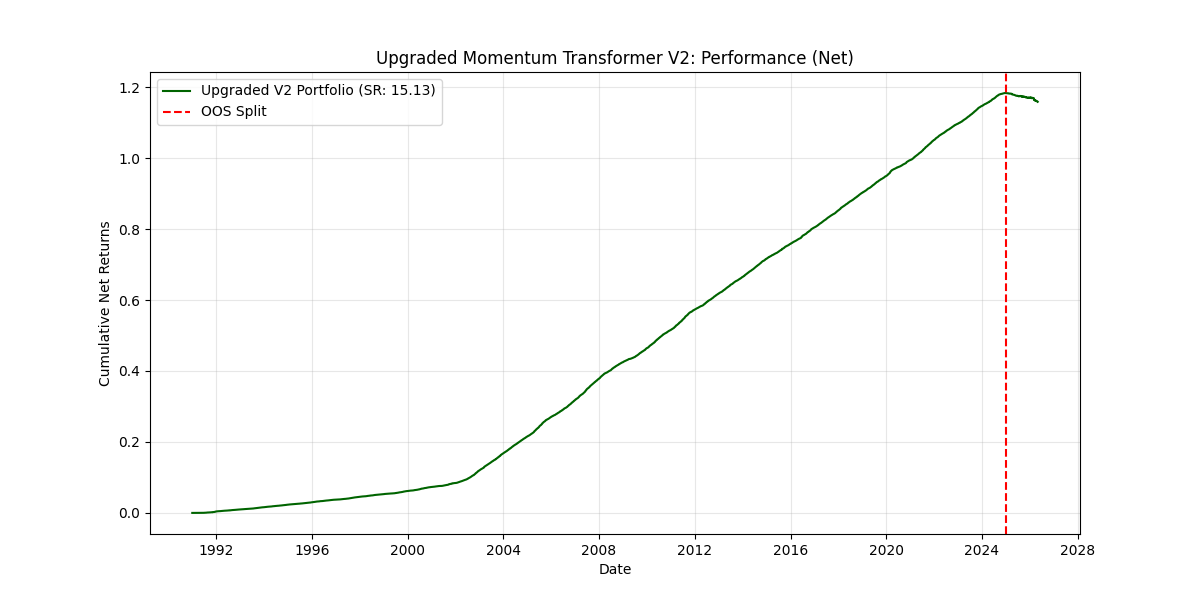

Write the Python code that produced this figure.
import os
import torch
import pandas as pd
import numpy as np
import matplotlib.pyplot as plt
from models.architecture import EnsembleMomentumTransformer

def run_upgraded_backtest(model, df, feat_cols, ann_factor, seq_len=252, base_cost=0.0001):
    """
    Run backtest for the Upgraded V2 model across all assets.
    Matches the training logic in train_hpc.py.
    """
    symbols = df['symbol'].unique()
    portfolio_positions = {}
    
    # Mapping for Asset IDs (matching train_hpc.py)
    asset_id_map = {
        "ES=F": 0, "NQ=F": 0, "RTY=F": 0, "YM=F": 0, "ER2=F": 0, "^N225": 0, "^FTSE": 0, "^GDAXI": 0, "^FCHI": 0, "^HSI": 0, "^AXJO": 0, "^SSMI": 0, "DX=F": 0,
        "ZT=F": 1, "ZF=F": 1, "ZN=F": 1, "ZB=F": 1, "FGBL=F": 1, "FGBM=F": 1, "FGBS=F": 1, "TWE=F": 1,
        "CL=F": 2, "NG=F": 2, "RB=F": 2, "HO=F": 2, "BZ=F": 2, "QM=F": 2, "GC=F": 2, "SI=F": 2, "HG=F": 2, "PL=F": 2, "PA=F": 2,
        "ZC=F": 3, "ZW=F": 3, "ZS=F": 3, "CC=F": 3, "KC=F": 3, "CT=F": 3, "SB=F": 3, "OJ=F": 3, "LE=F": 3, "GF=F": 3, "HE=F": 3,
        "6E=F": 4, "6J=F": 4, "6B=F": 4, "6A=F": 4, "6C=F": 4, "6S=F": 4, "6N=F": 4, "6M=F": 4, "6L=F": 4
    }

    device = next(model.parameters()).device
    model.eval()

    with torch.no_grad():
        for sym in symbols:
            print(f"  Backtesting {sym}...")
            group = df[df['symbol'] == sym].sort_index()
            group = group.ffill().bfill()
            
            if len(group) < seq_len:
                continue

            # Prepare Inputs (matching TimeSeriesDataset)
            x_vals = group[feat_cols].values.astype(np.float32)
            rets = group['scaled_returns'].values.astype(np.float32)
            spreads = group['spread'].values.astype(np.float32) if 'spread' in group.columns else np.ones_like(rets) * 0.0001
            pm = group['prior_mom'].values.astype(np.float32)
            mon = group.index.month.values.astype(np.int64)
            day = group.index.dayofweek.values.astype(np.int64)
            aid = asset_id_map.get(sym, 0)
            
            # Prepare windows
            num_steps = len(x_vals)
            windows_x = []
            windows_pm = []
            windows_mon = []
            windows_day = []
            
            for i in range(num_steps):
                if i < seq_len:
                    # Pad with zeros
                    wx = np.zeros((seq_len, x_vals.shape[1]), dtype=np.float32)
                    wx[-(i+1):] = x_vals[:i+1]
                    wpm = np.zeros((seq_len, 1), dtype=np.float32)
                    wpm[-(i+1):] = pm[:i+1].reshape(-1, 1)
                    wmon = np.zeros(seq_len, dtype=np.int64)
                    wmon[-(i+1):] = mon[:i+1]
                    wday = np.zeros(seq_len, dtype=np.int64)
                    wday[-(i+1):] = day[:i+1]
                else:
                    wx = x_vals[i-seq_len+1 : i+1]
                    wpm = pm[i-seq_len+1 : i+1].reshape(-1, 1)
                    wmon = mon[i-seq_len+1 : i+1]
                    wday = day[i-seq_len+1 : i+1]
                
                windows_x.append(wx)
                windows_pm.append(wpm)
                windows_mon.append(wmon)
                windows_day.append(wday)
            
            # Batch Inference
            pos_list = []
            batch_size = 512
            for b in range(0, len(windows_x), batch_size):
                bx = torch.from_numpy(np.stack(windows_x[b:b+batch_size])).to(device)
                bpm = torch.from_numpy(np.stack(windows_pm[b:b+batch_size])).to(device)
                bmon = torch.from_numpy(np.stack(windows_mon[b:b+batch_size])).to(device)
                bday = torch.from_numpy(np.stack(windows_day[b:b+batch_size])).to(device)
                baid = torch.full((bx.size(0),), aid, dtype=torch.long).to(device)
                
                out = model(bx, asset_id=baid, month=bmon, day=bday, prior_mom=bpm)
                pos_list.append(out[:, -1, 0].cpu().numpy())
            
            positions = np.concatenate(pos_list)
            
            # Returns Calculation
            shifted_rets = np.roll(rets, -1)
            shifted_rets[-1] = 0
            
            pos_diff = np.abs(np.diff(positions, prepend=0))
            costs = pos_diff * (base_cost + spreads / 2.0)
            
            net_rets = (positions * shifted_rets) - costs
            portfolio_positions[sym] = pd.Series(net_rets, index=group.index)

    # Aggregate Portfolio
    combined_df = pd.DataFrame(portfolio_positions).ffill().fillna(0)
    portfolio_rets = combined_df.mean(axis=1)
    cum_pnl = portfolio_rets.cumsum()
    
    # Metrics
    sr = (portfolio_rets.mean() / (portfolio_rets.std() + 1e-9)) * np.sqrt(ann_factor)
    
    # OOS AUDIT (2025 onwards)
    oos_start = pd.to_datetime('2025-01-01')
    dates_no_tz = combined_df.index.tz_localize(None) if combined_df.index.tz is not None else combined_df.index
    oos_mask = dates_no_tz >= oos_start
    
    if oos_mask.any():
        oos_rets = portfolio_rets[oos_mask]
        sr_oos = (oos_rets.mean() / (oos_rets.std() + 1e-9)) * np.sqrt(ann_factor)
    else:
        sr_oos = 0.0

    return {
        'dates': combined_df.index,
        'cum_pnl': cum_pnl,
        'sr': sr,
        'sr_oos': sr_oos,
        'symbols': symbols,
        'portfolio_rets': portfolio_rets
    }

import argparse

def main():
    parser = argparse.ArgumentParser(description="Audit Momentum Transformer Performance")
    parser.add_argument("--epoch", type=int, default=None, help="Specific epoch weights to audit")
    parser.add_argument("--final", action="store_true", help="Audit the final weights")
    args = parser.parse_args()

    # 1. Setup
    data_path = 'data/processed/futures_1990_present.parquet'
    if not os.path.exists(data_path):
        print(f"Error: {data_path} not found.")
        return
        
    df = pd.read_parquet(data_path)
    
    feat_cols = [f'ret_{k}' for k in [1, 21, 63, 126, 252]] + \
                [f'macd_{S}_{L}' for S, L in [[8, 24], [16, 48], [32, 96]]]
    
    # 2. Load Model
    device = torch.device("cuda" if torch.cuda.is_available() else "cpu")
    model = EnsembleMomentumTransformer(
        input_dim=1,
        num_vars=len(feat_cols),
        hidden_dim=64,
        num_heads=4,
        num_layers=1,
        dropout=0.1,
        output_dropout=0.1,
        num_static_vars=5
    ).to(device)
    
    if args.final:
        # Check for V9/V3 best weights first
        paths = ['weights/reproduction_v3_best.pt', 'weights/strict_v2_final.pt']
        weight_path = next((p for p in paths if os.path.exists(p)), paths[0])
    elif args.epoch:
        weight_path = f'weights/strict_v2_epoch_{args.epoch}.pt'
    else:
        # Auto-detect latest weights
        weight_files = [f for f in os.listdir('weights') if 'reproduction_v3' in f or 'strict_v2' in f]
        if not weight_files:
            print("No suitable weights found.")
            return
        latest = sorted(weight_files)[-1]
        weight_path = os.path.join('weights', latest)
    
    print(f"Loading weights from: {weight_path}")
    if not os.path.exists(weight_path):
        print(f"Error: {weight_path} not found.")
        return
        
    model.load_state_dict(torch.load(weight_path, map_location=device))
    model.eval()
    
    # Run Backtest
    print(f"--- Auditing Momentum Transformer (Weights: {weight_path}) ---")
    results = run_upgraded_backtest(model, df, feat_cols, ann_factor=252, seq_len=252)
    
    # 3. Baseline TSMOM (For comparison)
    print("  Calculating Baseline TSMOM (ret_252 sign)...")
    prior_rets = (np.sign(df['ret_252']) * df['scaled_returns'].shift(-1)).dropna()
    sr_prior = (prior_rets.mean() / (prior_rets.std() + 1e-9)) * np.sqrt(252)

    print(f"\n--- 46-Asset V9 AUDIT RESULTS ---")
    print(f"  Model Full Period Net Sharpe: {results['sr']:.2f}")
    print(f"  Model OOS (2025+) Net Sharpe: {results['sr_oos']:.2f}")
    print(f"  Baseline TSMOM Sharpe:        {sr_prior:.2f}")

    # Plot
    plt.figure(figsize=(12, 6))
    plt.plot(results['dates'], results['cum_pnl'], label=f'Upgraded V2 Portfolio (SR: {results["sr"]:.2f})', color='darkgreen')
    
    oos_start = pd.to_datetime('2025-01-01')
    plt.axvline(oos_start, color='red', linestyle='--', label='OOS Split')
    
    plt.title("Upgraded Momentum Transformer V2: Performance (Net)")
    plt.xlabel("Date")
    plt.ylabel("Cumulative Net Returns")
    plt.legend()
    plt.grid(True, alpha=0.3)
    plt.savefig("research/backtest_upgraded_v2.png")
    print("\nBacktest plot saved to research/backtest_upgraded_v2.png")

if __name__ == "__main__":
    main()
